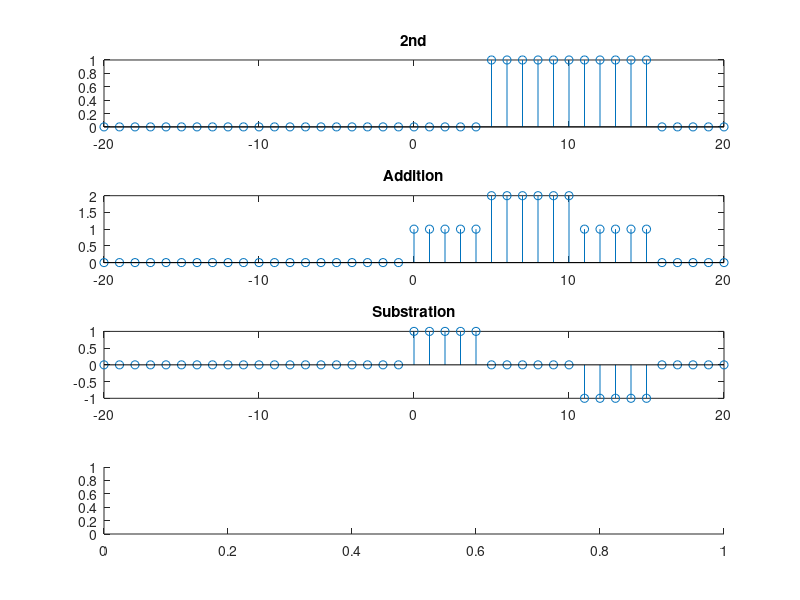

This chart was generated by the following MATLAB code:
clear all;
clc;


t=-20:1:20;
y=zeros(size(t));
for i=21:31
    y(i)=1;
end
stem(t,y)
title('1st')
subplot(4,1,1);

t=-20:1:20;
y1=zeros(size(t));
for i=26:36
    y1(i)=1;
end
stem(t,y1)
title('2nd')
subplot(4,1,2);



y2=y+y1;
stem(t,y2)
title('Addition')
subplot(4,1,3);



y3=y-y1;
stem(t,y3)
title('Substration')
subplot(4,1,4);





